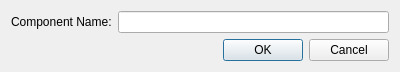
<?xml version="1.0" encoding="UTF-8"?>
<ui version="4.0">
 <class>ComponentWindow</class>
 <widget class="QDialog" name="ComponentWindow">
  <property name="geometry">
   <rect>
    <x>0</x>
    <y>0</y>
    <width>400</width>
    <height>67</height>
   </rect>
  </property>
  <property name="windowTitle">
   <string>New Component</string>
  </property>
  <layout class="QFormLayout" name="formLayout">
   <item row="0" column="1">
    <widget class="QLineEdit" name="lineEdit"/>
   </item>
   <item row="0" column="0">
    <widget class="QLabel" name="label">
     <property name="text">
      <string>Component Name:</string>
     </property>
    </widget>
   </item>
   <item row="1" column="1">
    <widget class="QDialogButtonBox" name="buttonBox">
     <property name="orientation">
      <enum>Qt::Horizontal</enum>
     </property>
     <property name="standardButtons">
      <set>QDialogButtonBox::Cancel|QDialogButtonBox::Ok</set>
     </property>
    </widget>
   </item>
  </layout>
 </widget>
 <resources/>
 <connections>
  <connection>
   <sender>buttonBox</sender>
   <signal>accepted()</signal>
   <receiver>ComponentWindow</receiver>
   <slot>accept()</slot>
   <hints>
    <hint type="sourcelabel">
     <x>248</x>
     <y>254</y>
    </hint>
    <hint type="destinationlabel">
     <x>157</x>
     <y>274</y>
    </hint>
   </hints>
  </connection>
  <connection>
   <sender>buttonBox</sender>
   <signal>rejected()</signal>
   <receiver>ComponentWindow</receiver>
   <slot>reject()</slot>
   <hints>
    <hint type="sourcelabel">
     <x>316</x>
     <y>260</y>
    </hint>
    <hint type="destinationlabel">
     <x>286</x>
     <y>274</y>
    </hint>
   </hints>
  </connection>
 </connections>
</ui>
